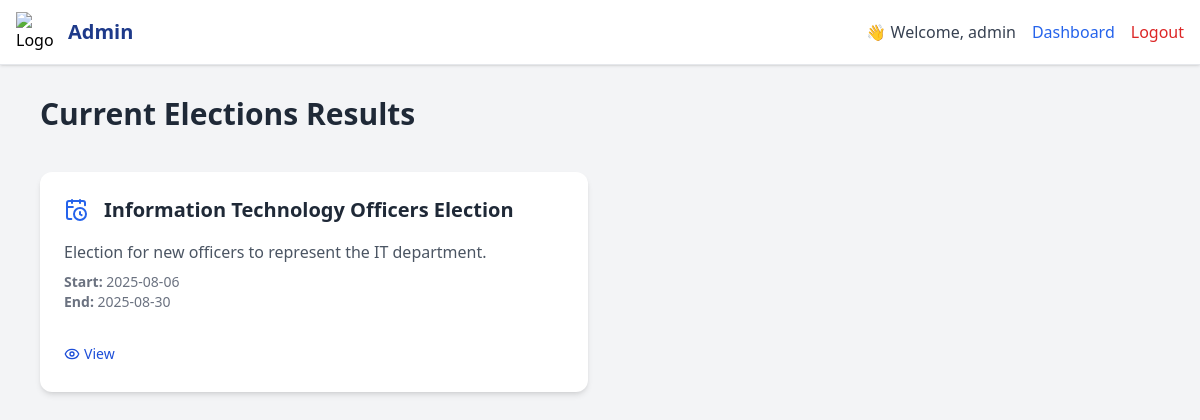
The app's page /all_election.php (signed in) with its own data.
### tables this page shows
CREATE TABLE `elections` (
  `id` int(11) NOT NULL,
  `college_id` int(11) DEFAULT NULL,
  `title` varchar(150) DEFAULT NULL,
  `status` enum('active','closed') DEFAULT 'active',
  `start_date` date DEFAULT NULL,
  `end_date` date DEFAULT NULL,
  `course` varchar(50) NOT NULL DEFAULT '',
  `created_at` datetime DEFAULT current_timestamp(),
  `description` text DEFAULT NULL
);

### all_election.php (the view, shortened to what this page needs)
<?php
$adminName = $_SESSION['admin_name'] ?? 'Admin';
$conn = new mysqli("localhost", "root", "", "voting_system");
$query = "SELECT * FROM elections ORDER BY id ASC";
$result = $conn->query($query);
?>
<!DOCTYPE html>
<html lang="en">
<head>
  <script src="https://cdn.tailwindcss.com"></script>
</head>
<body class="bg-gray-100 font-sans min-h-screen">
<header class="bg-white border-b shadow fixed top-0 left-0 w-full z-50">
  <div class="max-w-7xl mx-auto px-4 h-16 flex justify-between items-center">
    <div class="flex items-center space-x-3">
      <img src="https://cdn-icons-png.flaticon.com/512/201/201818.png" class="w-10 h-10" alt="Logo">
      <h1 class="text-xl font-bold text-blue-900">Admin </h1>
    </div>
    <div class="flex items-center space-x-4">
      <span class="text-gray-700 font-medium">👋 Welcome, <?= htmlspecialchars($adminName) ?></span>
           <a href="dashboard.php" class="text-blue-600 hover:underline">Dashboard</a>
      <a href="logout.php" class="text-red-600 hover:underline">Logout</a>
    </div>
  </div>
</header>
<main class="max-w-6xl mx-auto pt-24 pb-10 px-4">
  <div class="flex justify-between items-center mb-10">
    <h2 class="text-3xl font-semibold text-gray-800">Current Elections Results</h2>
  </div>
  <?php if ($result && $result->num_rows > 0): ?>
    <div class="grid grid-cols-1 md:grid-cols-2 gap-6">
      <?php while ($row = $result->fetch_assoc()): ?>
      <div class="bg-white rounded-xl shadow-md p-6 hover:shadow-lg transition flex flex-col justify-between">
        <div>
          <div class="flex items-center space-x-4 mb-4">
            <i data-lucide="calendar-clock" class="w-6 h-6 text-blue-600"></i>
            <h3 class="text-xl font-semibold text-gray-800"><?= htmlspecialchars($row['title']) ?></h3>
          </div>
          <p class="text-gray-600 mb-2">
            <?= isset($row['description']) ? htmlspecialchars($row['description']) : '<em>No description available</em>' ?>
          </p>
          <div class="text-sm text-gray-500 mb-4">
            <p><strong>Start:</strong> <?= htmlspecialchars($row['start_date']) ?></p>
            <p><strong>End:</strong> <?= htmlspecialchars($row['end_date']) ?></p>
          </div>
        </div>
        <div class="mt-4 flex flex-wrap gap-4">
          <form action="results.php" method="POST">
            <button type="submit" class="inline-flex items-center text-sm text-blue-700 hover:underline font-medium">
              <i data-lucide="eye" class="w-4 h-4 mr-1"></i> View
            </button>
          </form>
        </div>
      </div>
      <?php endwhile; ?>
    </div>
  <?php else: ?>
    <div class="bg-white p-6 rounded-xl shadow text-center text-gray-600">
      No elections found. <a href="create_election.php" class="text-blue-600 underline">Create one now</a>.
    </div>
  <?php endif; ?>
</main>
</body>
</html>

### records on screen
elections: title "Information Technology Officers Election", description "Election for new officers to represent the IT department.", start_date "2025-08-06", end_date "2025-08-30"

### other values on screen
$adminName "admin"
